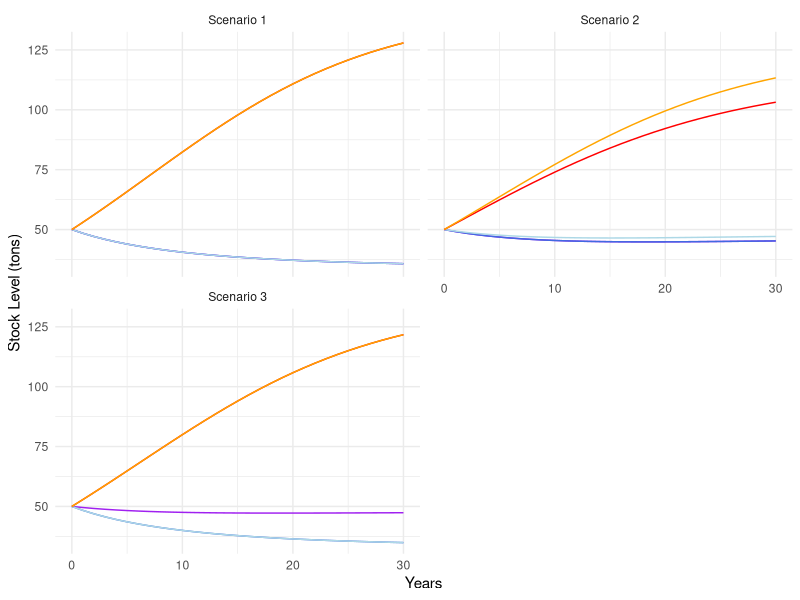
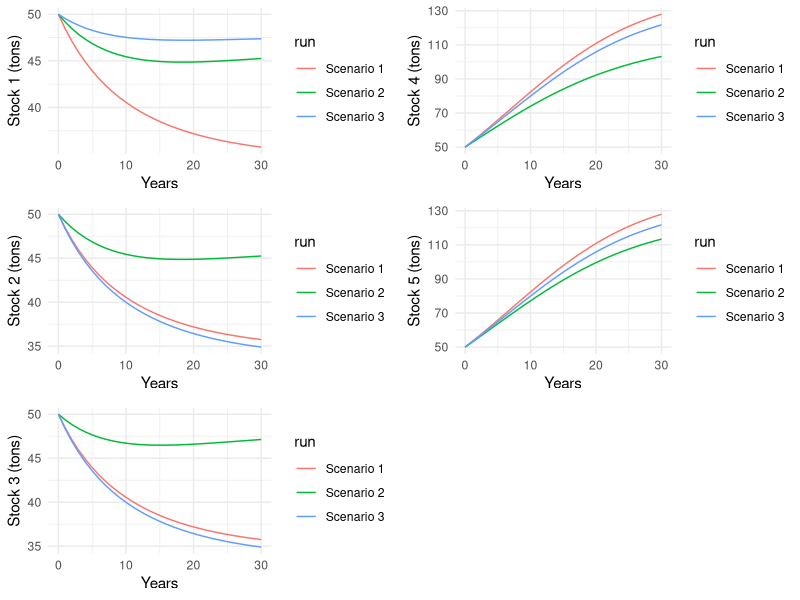
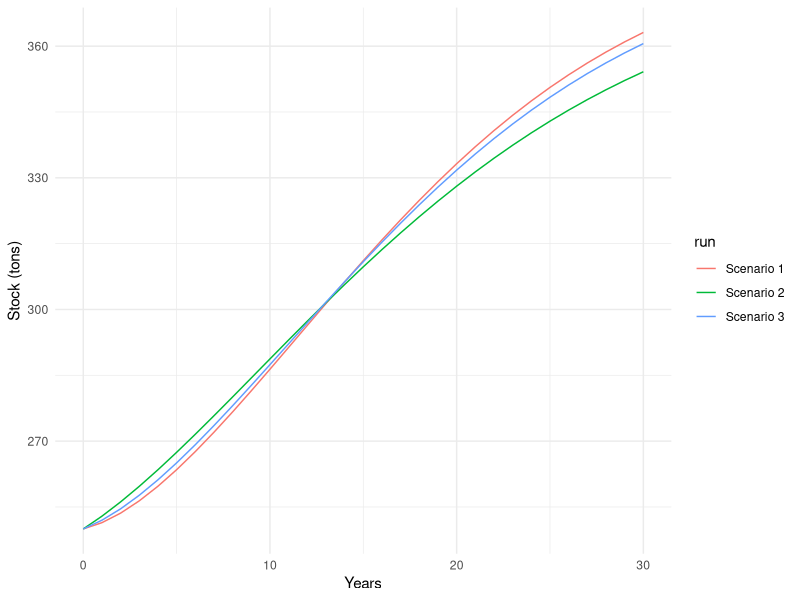
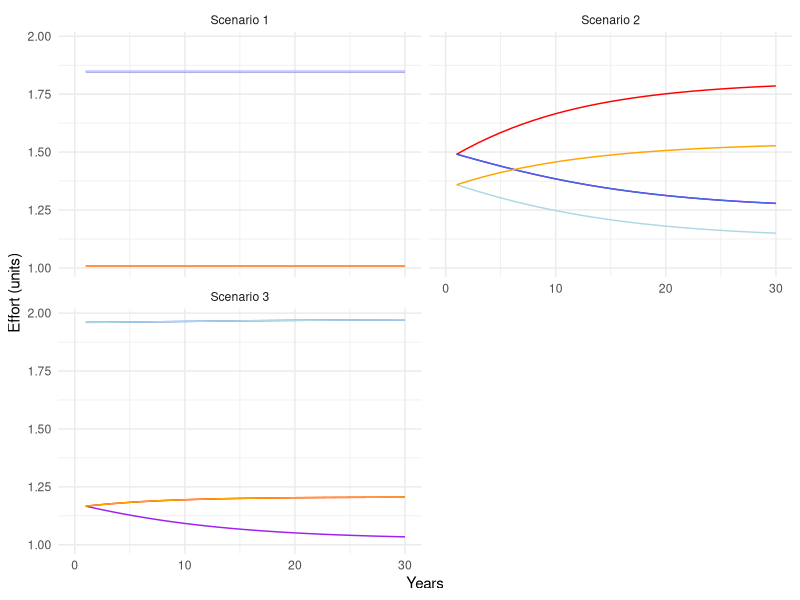
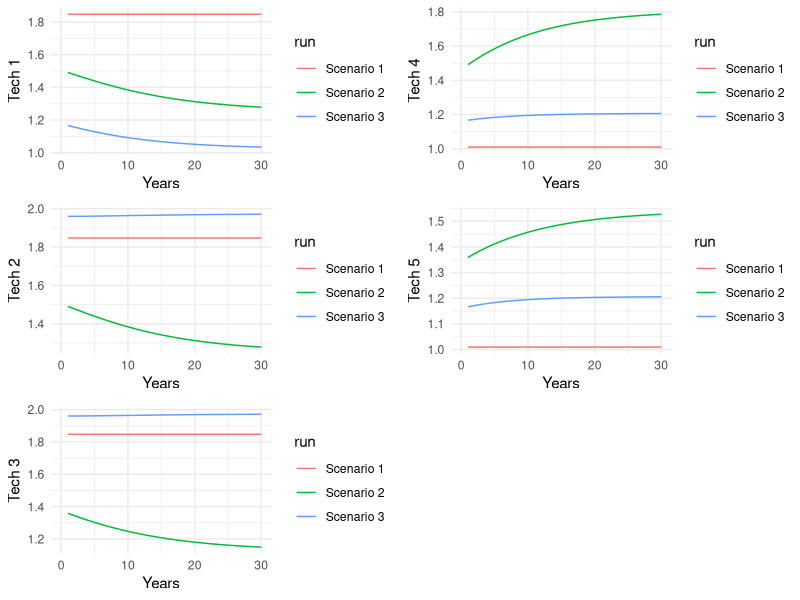
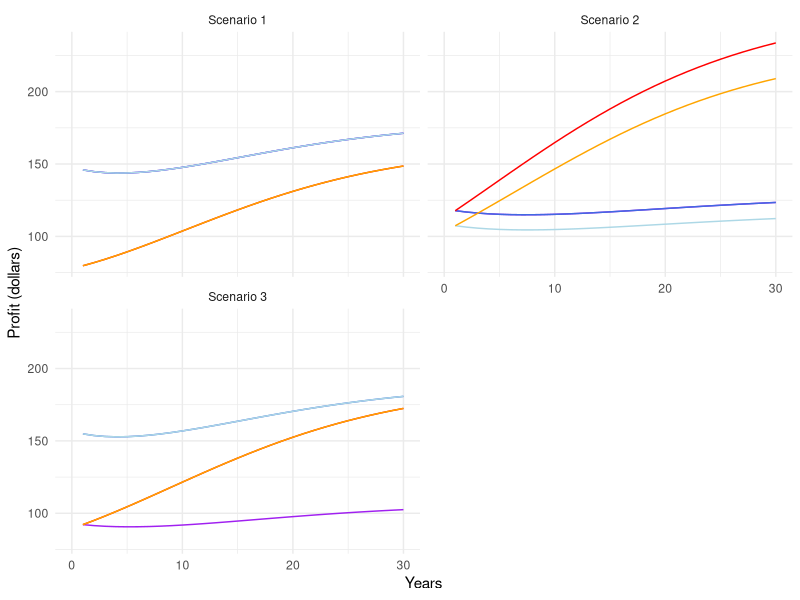
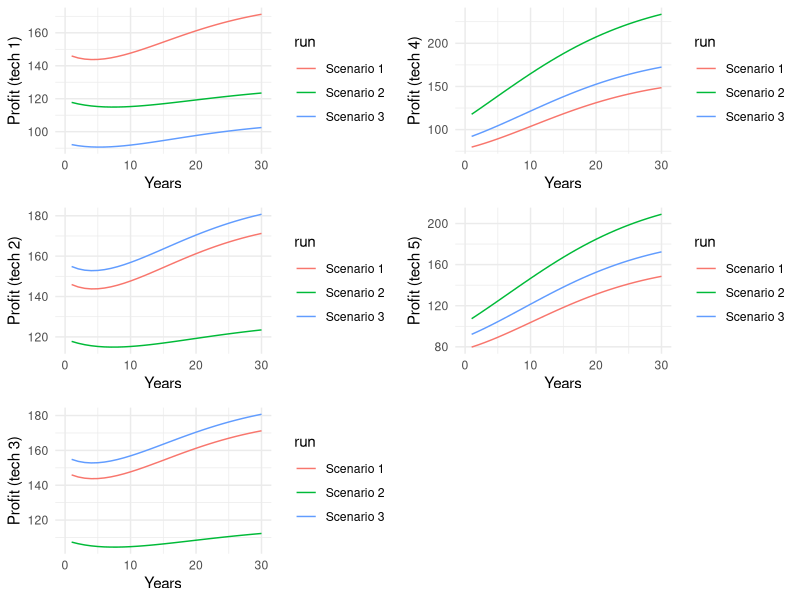
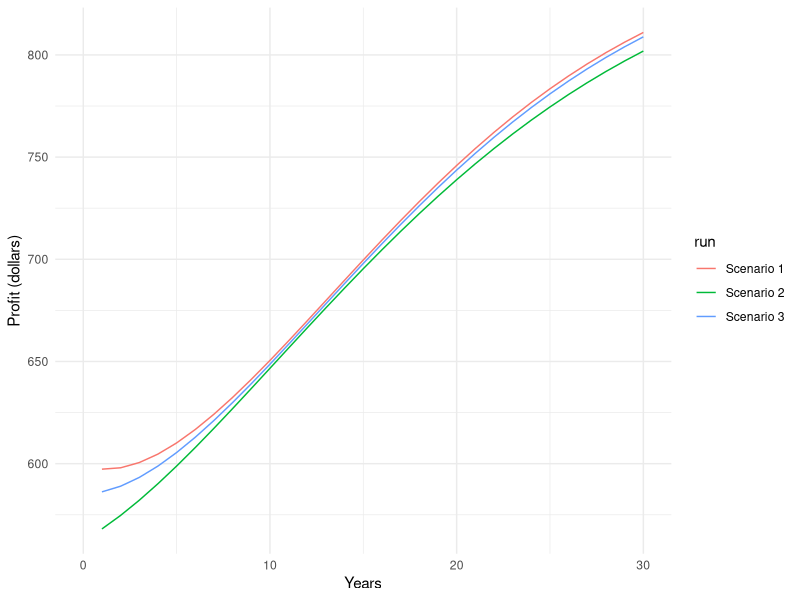

The R script that drew these images, in order:
## ---- chunk 1
knitr::opts_chunk$set(echo = TRUE, message=FALSE, warning=FALSE, echo=FALSE)

library(tidyverse)
library(here)
library(scales)
library(gridExtra)
library(grid)
library(kableExtra)
## ---- chunk 2
# Read files results

# data
species_df <- read_csv(here("working_model","k explore","model run results files","species.csv"))
# data
tech_df <- read_csv(here("working_model","k explore","model run results files","tech_cost.csv"))

# general output files
output_sc1 <- read_csv(here("working_model","k explore","model run results files","output_b_carry1.csv")) %>% 
  mutate(run = "Scenario 1",
         year = seq(0,30))
output_sc2 <- read_csv(here("working_model","k explore","model run results files","output_b_carry2.csv"))%>% 
  mutate(run = "Scenario 2",
         year = seq(0,30))
output_sc3 <- read_csv(here("working_model","k explore","model run results files","output_b_carry3.csv"))%>% 
  mutate(run = "Scenario 3",
         year = seq(0,30))

# sum of profits

npv_sc1 <- read_csv(here("working_model","k explore","model run results files","NPV_b_carry1.csv")) %>% 
  mutate(run = "Scenario 1")
npv_sc2 <- read_csv(here("working_model","k explore","model run results files","NPV_b_carry2.csv")) %>% 
  mutate(run = "Scenario 2")
npv_sc3 <- read_csv(here("working_model","k explore","model run results files","NPV_b_carry3.csv")) %>% 
  mutate(run = "Scenario 3")

#Group them
all_outputs <- rbind(output_sc1, output_sc2, output_sc3) %>% 
  mutate(tot_profits = profit_per_t.t_1+profit_per_t.t_2+profit_per_t.t_3+profit_per_t.t_4+profit_per_t.t_5,
         tot_stock=stock.s_1+stock.s_2+stock.s_3+stock.s_4+stock.s_5)

NPVs <- rbind(npv_sc1, npv_sc2, npv_sc3) %>% 
  rename(total_profit=x)

## ---- chunk 3

# Make tables
species_table <- kable(species_df, col.names = c("Species", "r", "K", "Starting stock (X)", "price")) %>% 
  kable_classic(full_width = F)

tech_table <- kable(tech_df, col.names = c("Tech", "
                                               q1", "q2", "q3", 
                                               "q4", "q5",
                                               "cost")) %>% 
  kable_classic(full_width = F)

species_table

tech_table
## ---- chunk 4
# Graph
ggplot(data = all_outputs)+
  geom_line(aes(y=stock.s_1, x=year), color="purple")+ 
  geom_line(aes(y=stock.s_2, x=year), color="royalblue")+ 
  geom_line(aes(y=stock.s_3, x=year), color="lightblue")+ 
  geom_line(aes(y=stock.s_4, x=year), color="red")+ 
  geom_line(aes(y=stock.s_5, x=year), color="orange")+ 
  theme_minimal()+
  labs(x= "Years",
         y= "Stock Level (tons)")+
  facet_wrap(~ run, nrow=2)

## ---- chunk 5
# Graph
stocck_1gr <- ggplot(data = all_outputs, aes(y=stock.s_1, x=year, group=run, color=run))+
  geom_line()+
  theme_minimal()+
  labs(x= "Years",
         y= "Stock 1 (tons)")

stocck_2gr <- ggplot(data = all_outputs, aes(y=stock.s_2, x=year, group=run, color=run))+
  geom_line()+
  theme_minimal()+
  labs(x= "Years",
         y= "Stock 2 (tons)")

stocck_3gr <- ggplot(data = all_outputs, aes(y=stock.s_3, x=year, group=run, color=run))+
  geom_line()+
  theme_minimal()+
  labs(x= "Years",
         y= "Stock 3 (tons)")

stocck_4gr <- ggplot(data = all_outputs, aes(y=stock.s_4, x=year, group=run, color=run))+
  geom_line()+
  theme_minimal()+
  labs(x= "Years",
         y= "Stock 4 (tons)")

stocck_5gr <- ggplot(data = all_outputs, aes(y=stock.s_5, x=year, group=run, color=run))+
  geom_line()+
  theme_minimal()+
  labs(x= "Years",
         y= "Stock 5 (tons)")

grid.arrange(stocck_1gr, stocck_4gr, stocck_2gr, stocck_5gr, stocck_3gr, ncol=2, nrow= 3)
## ---- chunk 6
# Graph
ggplot(data = all_outputs, aes(y=tot_stock, x=year, group=run, color=run))+
  geom_line()+
  theme_minimal()+
  labs(x= "Years",
         y= "Stock (tons)")
  
## ---- chunk 7
# Graph
ggplot(data = all_outputs)+
  geom_line(aes(y=effort.t_1, x=year), color="purple")+ 
  geom_line(aes(y=effort.t_2, x=year), color="royalblue")+ 
  geom_line(aes(y=effort.t_3, x=year), color="lightblue")+ 
  geom_line(aes(y=effort.t_4, x=year), color="red")+ 
  geom_line(aes(y=effort.t_5, x=year), color="orange")+ 
  theme_minimal()+
  labs(x= "Years",
         y= "Effort (units)")+
  facet_wrap(~ run, nrow=2)

## ---- chunk 8
# Graph
e_1gr <- ggplot(data = all_outputs, aes(y=effort.t_1, x=year, group=run, color=run))+
  geom_line()+
  theme_minimal()+
  labs(x= "Years",
         y= "Tech 1")

e_2gr <- ggplot(data = all_outputs, aes(y=effort.t_2, x=year, group=run, color=run))+
  geom_line()+
  theme_minimal()+
  labs(x= "Years",
         y= "Tech 2")

e_3gr <- ggplot(data = all_outputs, aes(y=effort.t_3, x=year, group=run, color=run))+
  geom_line()+
  theme_minimal()+
  labs(x= "Years",
         y= "Tech 3")

e_4gr <- ggplot(data = all_outputs, aes(y=effort.t_4, x=year, group=run, color=run))+
  geom_line()+
  theme_minimal()+
  labs(x= "Years",
         y= "Tech 4")

e_5gr <- ggplot(data = all_outputs, aes(y=effort.t_5, x=year, group=run, color=run))+
  geom_line()+
  theme_minimal()+
  labs(x= "Years",
         y= "Tech 5")

grid.arrange(e_1gr, e_4gr, e_2gr, e_5gr, e_3gr, ncol=2, nrow= 3)
## ---- chunk 9
# Graph
ggplot(data = all_outputs)+
  geom_line(aes(y=profit_per_t.t_1, x=year), color="purple")+ 
  geom_line(aes(y=profit_per_t.t_2, x=year), color="royalblue")+ 
  geom_line(aes(y=profit_per_t.t_3, x=year), color="lightblue")+ 
  geom_line(aes(y=profit_per_t.t_4, x=year), color="red")+ 
  geom_line(aes(y=profit_per_t.t_5, x=year), color="orange")+ 
  theme_minimal()+
  labs(x= "Years",
         y= "Profit (dollars)")+
  facet_wrap(~ run, nrow=2)

## ---- chunk 10
# Graph
p_1gr <- ggplot(data = all_outputs, aes(y=profit_per_t.t_1, x=year, group=run, color=run))+
  geom_line()+
  theme_minimal()+
  labs(x= "Years",
         y= "Profit (tech 1)")

p_2gr <- ggplot(data = all_outputs, aes(y=profit_per_t.t_2, x=year, group=run, color=run))+
  geom_line()+
  theme_minimal()+
  labs(x= "Years",
         y= "Profit (tech 2)")

p_3gr <- ggplot(data = all_outputs, aes(y=profit_per_t.t_3, x=year, group=run, color=run))+
  geom_line()+
  theme_minimal()+
  labs(x= "Years",
         y= "Profit (tech 3)")

p_4gr <- ggplot(data = all_outputs, aes(y=profit_per_t.t_4, x=year, group=run, color=run))+
  geom_line()+
  theme_minimal()+
  labs(x= "Years",
         y= "Profit (tech 4)")

p_5gr <- ggplot(data = all_outputs, aes(y=profit_per_t.t_5, x=year, group=run, color=run))+
  geom_line()+
  theme_minimal()+
  labs(x= "Years",
         y= "Profit (tech 5)")

grid.arrange(p_1gr, p_4gr, p_2gr, p_5gr, p_3gr, ncol=2, nrow= 3)
## ---- chunk 11
# Graph
ggplot(data = all_outputs, aes(y=tot_profits, x=year, group=run, color=run))+
  geom_line()+
  theme_minimal()+
  labs(x= "Years",
         y= "Profit (dollars)")
